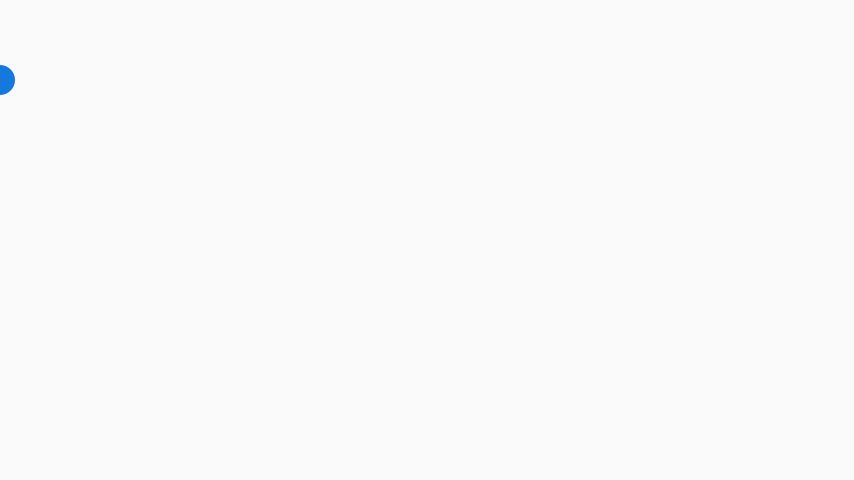
Frame 1 (no input)
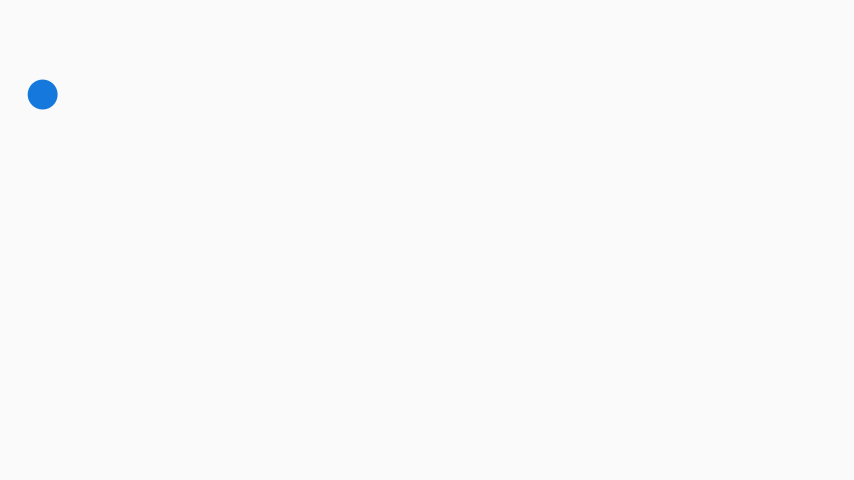
Frame 60 (the mouse pressed at the canvas centre just before this capture)
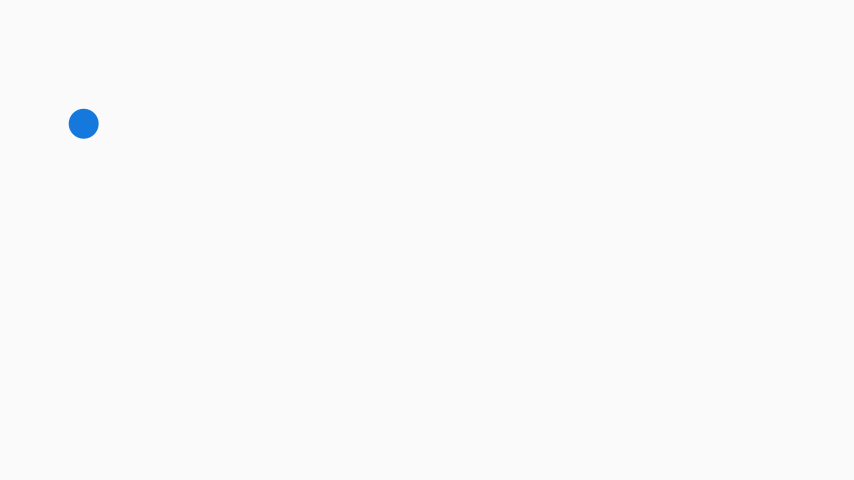
Frame 120 (the mouse held since frame 60 and released just before this capture)

The Processing sketch that drew these frames (run headless with seeded random() and noise(); from frame 60 on, the mouse is pressed at the canvas centre):

// Processing sketch: sketch_sample04
// ── sketch_sample04.pde
PVector pos, vel, acc, gravity;
int pm;

void setup() {
  size(854,480);
  pm =millis();
  pos = new PVector(0, 80);
  vel = new PVector(40, 0);
  acc = new PVector();
  gravity = new PVector(0, 800);
}

void draw() {
  float dt = (millis() - pm)/1000.0;
  pm = millis();
  background(250);
  acc.add(PVector.mult(gravity, dt));
  vel.add(PVector.mult(acc, dt));
  pos.add(PVector.mult(vel, dt));
  acc.mult(0);
  
  float r=15;
  if(pos.y > height - r) {
    pos.y = height - r;
    vel.y = -abs(vel.y) * 0.7;
  }
  noStroke();
  fill(20, 120, 220);
  
  ellipse(pos.x, pos.y, r*2, r*2);
}

void keyPressed() {
  if(key == 's') save("sample04.png");
}
